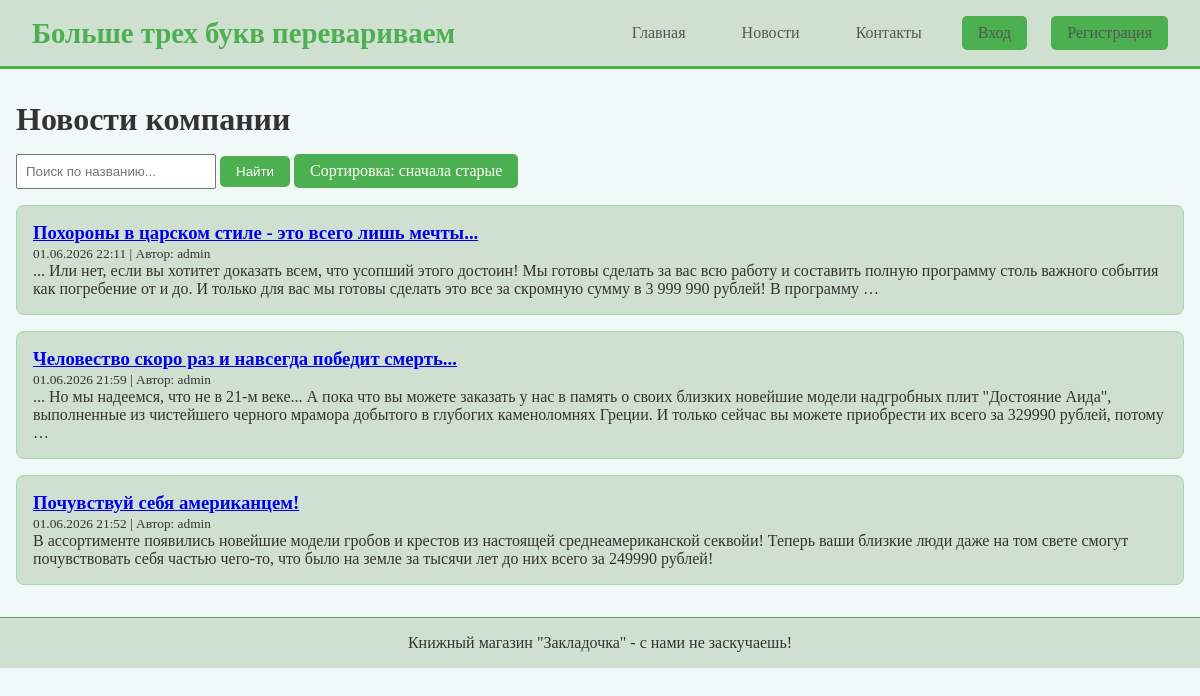
Page /news/ on the committed database.
### main/models.py (models this page shows, shortened)
class News(models.Model):
    title = models.CharField(max_length=200, verbose_name="Заголовок")
    content = models.TextField(verbose_name="Содержание")
    author = models.ForeignKey(User, on_delete=models.CASCADE, verbose_name="Автор")
    pub_date = models.DateTimeField(default=timezone.now, verbose_name="Дата публикации")
    image = models.ImageField(upload_to='news_images/', blank=True, null=True, verbose_name="Изображение")
    class Meta:
        ordering = ['-pub_date']
        verbose_name = "Новость"
        verbose_name_plural = "Новости"

### main/views.py (the view)
# urls.py: path('news/', views.news_list, name='news_list'),
def news_list(request):
    news = News.objects.all()
    sort = request.GET.get('sort', 'desc')
    if sort == 'asc':
        news = news.order_by('pub_date')
    else:
        news = news.order_by('-pub_date')
    search_query = request.GET.get('search', '')
    if search_query:
        news = news.filter(Q(title__icontains=search_query))
    return render(request, 'main/news_list.html', {
        'news': news,
        'current_sort': sort,
        'search_query': search_query,
    })

### templates/main/news_list.html (shortened to what this page needs)
{% extends 'base.html' %}
{% block content %}
<h1>Новости компании</h1>
<form method="get" style="margin: 1rem 0;">
    <input type="text" name="search" placeholder="Поиск по названию..." value="{{ search_query }}" style="padding: 0.5rem; width: 200px;">
    <button type="submit" class="btn">Найти</button>
    <a href="?sort={% if current_sort == 'desc' %}asc{% else %}desc{% endif %}" class="btn">
        Сортировка: {% if current_sort == 'desc' %}сначала старые{% else %}сначала новые{% endif %}
    </a>
</form>
{% for item in news %}
    <div class="news-card">
        <h3><a href="{% url 'news_detail' item.id %}" style="color:#С0С0С0;">{{ item.title }}</a></h3>
        <small>{{ item.pub_date|date:"d.m.Y H:i" }} | Автор: {{ item.author.username }}</small>
        <p>{{ item.content|truncatewords:50 }}</p>
    </div>
{% empty %}
    <p>Новостей не найдено.</p>
{% endfor %}
{% endblock %}

### templates/base.html (style rules this page uses)
* { margin: 0; padding: 0; box-sizing: border-box; }
body { font-family: 'Georgia', 'Times New Roman', serif; background: #f0f8f8; color: #333333; }
.btn { background: #4CAF50; color: white; padding: 0.5rem 1rem; border: none; border-radius: 5px; cursor: pointer; text-decoration: none; display: inline-block; }
.news-card { background: #d0e0d0; padding: 1rem; margin-bottom: 1rem; border-radius: 8px; border: 1px solid #A5D6A7; }

### rows in the picture
News: title "Похороны в царском стиле - это всего лишь мечты...", pub_date "01.06.2026 22:11", author.username "admin", content "... Или нет, если вы хотитет доказать всем, что усопший этого достоин! Мы готовы сделать за вас всю работу и составить полную программу столь важного события как погребение от и до. И только для вас мы готовы сделать это все за скромную сумму в 3 999 990 рублей! В программу …"
News: title "Человество скоро раз и навсегда победит смерть...", pub_date "01.06.2026 21:59", author.username "admin", content "... Но мы надеемся, что не в 21-м веке... А пока что вы можете заказать у нас в память о своих близких новейшие модели надгробных плит \"Достояние Аида\", выполненные из чистейшего черного мрамора добытого в глубогих каменоломнях Греции. И только сейчас вы можете приобрести их всего за 329990 рублей, потому …"
News: title "Почувствуй себя американцем!", pub_date "01.06.2026 21:52", author.username "admin", content "В ассортименте появились новейшие модели гробов и крестов из настоящей среднеамериканской секвойи! Теперь ваши близкие люди даже на том свете смогут почувствовать себя частью чего-то, что было на земле за тысячи лет до них всего за 249990 рублей!"
